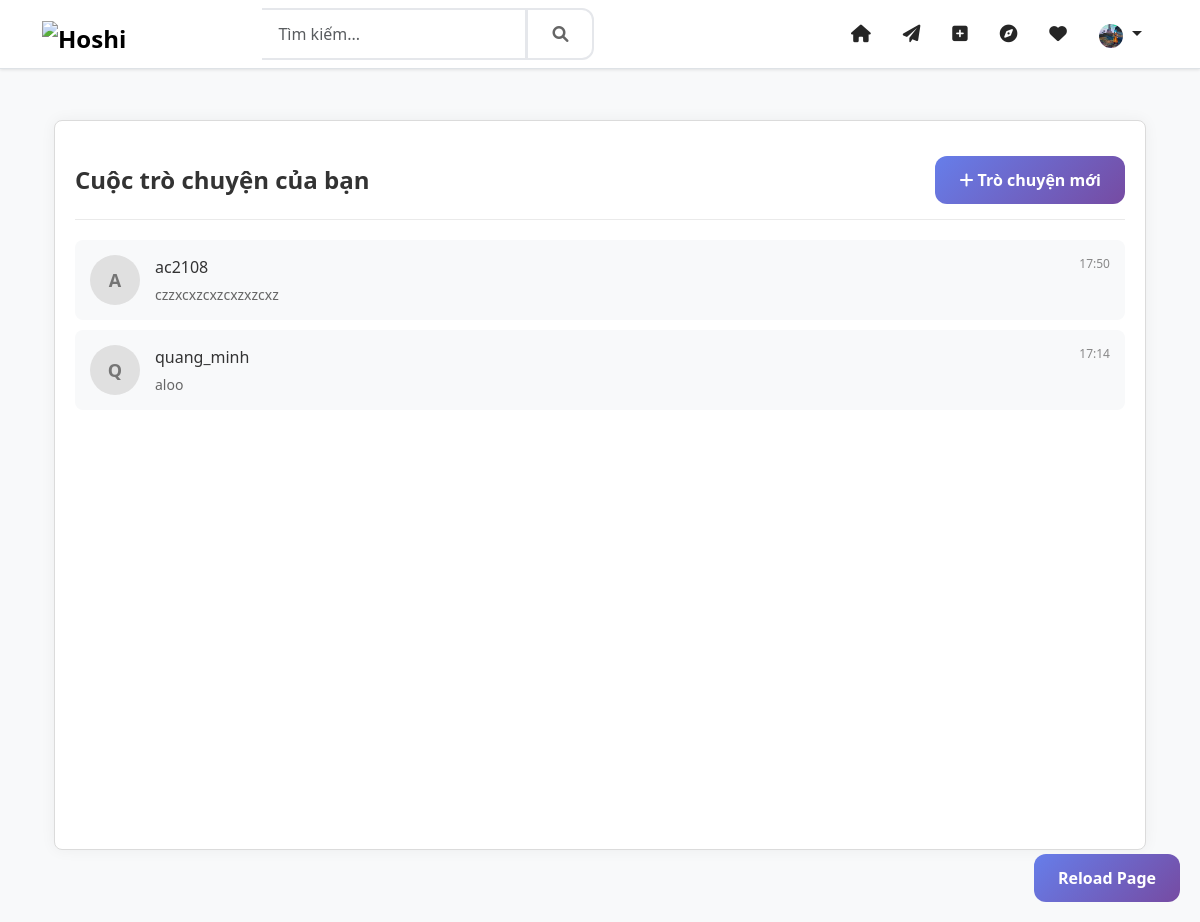
The page /chat/conversations/ (signed in) on the database its author committed.
### accounts/models.py (models this page shows, shortened)
class User(AbstractUser):
    email = models.EmailField(_('email address'), unique=True)
    phone_number = PhoneNumberField(_('phone number'), blank=True, null=True, unique=True)
    avatar = ProcessedImageField(upload_to='avatars',
                               processors=[ResizeToFill(300, 300)],
                               format='JPEG',
                               options={'quality': 90},
                               blank=True,
                               null=True)
    bio = models.TextField(_('bio'), max_length=500, blank=True)
    website = models.URLField(_('website'), max_length=200, blank=True)
    birth_date = models.DateField(_('birth date'), null=True, blank=True)
    gender = models.CharField(_('gender'), max_length=10, choices=[
        ('M', _('Male')),
        ('F', _('Female')),
        ('O', _('Other')),
    ], blank=True)
    is_private = models.BooleanField(_('private account'), default=False)
    _is_verified = models.BooleanField(_('verified account'), default=False, db_column='is_verified')
    created_at = models.DateTimeField(auto_now_add=True)
    updated_at = models.DateTimeField(auto_now=True)
    is_suspended = models.BooleanField(_('suspended account'), default=False)
    suspension_reason = models.TextField(_('suspension reason'), blank=True, null=True)
    suspension_end_date = models.DateTimeField(_('suspension end date'), blank=True, null=True)
    facebook = models.URLField(_('facebook'), max_length=200, blank=True)
    twitter = models.URLField(_('twitter'), max_length=200, blank=True)
    instagram = models.URLField(_('instagram'), max_length=200, blank=True)
    linkedin = models.URLField(_('linkedin'), max_length=200, blank=True)
    push_notifications = models.BooleanField(_('push notifications'), default=False)
    email_notifications = models.BooleanField(_('email notifications'), default=False)
    like_notifications = models.BooleanField(_('like notifications'), default=False)
    comment_notifications = models.BooleanField(_('comment notifications'), default=False)
    follow_notifications = models.BooleanField(_('follow notifications'), default=False)
    mention_notifications = models.BooleanField(_('mention notifications'), default=False)
    message_notifications = models.BooleanField(_('message notifications'), default=False)
    private_account = models.BooleanField(_('private account'), default=False)
    hide_activity = models.BooleanField(_('hide activity status'), default=False)
    block_messages = models.BooleanField(_('block messages from non-followers'), default=False)
    two_factor_auth = models.BooleanField(_('two-factor authentication'), default=False)
    followers = models.ManyToManyField('self',
                                     through='UserFollowing',
                                     related_name='following',
                                     symmetrical=False)
    blocked_users = models.ManyToManyField('self',
                                     through='UserBlock',
                                     related_name='blocked_by',
                                     symmetrical=False)
    history = HistoricalRecords()
    @property
    def is_verified(self):
        """Ensure is_verified always returns a boolean value"""
        if isinstance(self._is_verified, bool):
            return self._is_verified
        return False
    @is_verified.setter
    def is_verified(self, value):
        """Ensure is_verified is always stored as a boolean value"""
        if isinstance(value, bool):
            self._is_verified = value
        else:
            self._is_verified = False
    class Meta:
        verbose_name = _('user')
        verbose_name_plural = _('users')
    def get_avatar_url(self):
        if self.avatar:
            return self.avatar.url

### chat/models.py (models this page shows, shortened)
class Conversation(models.Model):
    participants = models.ManyToManyField(settings.AUTH_USER_MODEL, through='ConversationParticipant', related_name='conversations')
    created_at = models.DateTimeField(auto_now_add=True)
    updated_at = models.DateTimeField(auto_now=True)
    last_message_time = models.DateTimeField(default=timezone.now)
    def get_other_participant(self, user=None):
        if user:
            return self.participants.exclude(id=user.id).first()
        else:
            first_user = self.participants.first()
            if first_user:
                return self.participants.exclude(id=first_user.id).first()
            return None
    def get_last_message(self):
        return self.messages.order_by('-created_at').first()

class ConversationMessage(models.Model):
    conversation = models.ForeignKey(Conversation, on_delete=models.CASCADE, related_name='messages', null=True)
    sender = models.ForeignKey(settings.AUTH_USER_MODEL, on_delete=models.CASCADE, related_name='sent_messages', null=True)
    content = models.TextField(blank=True, null=True)
    text = models.TextField(blank=True, null=True)
    created_at = models.DateTimeField(auto_now_add=True)
    updated_at = models.DateTimeField(auto_now=True, null=True)
    is_read = models.BooleanField(default=False)
    isread = models.BooleanField(default=False)
    class Meta:
        ordering = ['created_at']

### chat/views.py (the view)
# urls.py: path('conversations/', views.conversation_list, name='conversation_list'),
@login_required
def conversation_list(request):
    user = request.user
    from accounts.models import UserBlock
    blocked_users = UserBlock.objects.filter(blocker=user).values_list('blocked_id', flat=True)
    blocking_users = UserBlock.objects.filter(blocked=user).values_list('blocker_id', flat=True)
    blocked_user_ids = list(blocked_users) + list(blocking_users)
    all_conversations = Conversation.objects.filter(participants=user).order_by('-last_message_time')
    for conversation in all_conversations:
        other_participant = conversation.get_other_participant(user)
        conversation.is_blocked = other_participant.id in blocked_user_ids
    context = {
        'conversations': all_conversations
    }
    return render(request, 'chat/conversation_list.html', context)

### templates/chat/conversation_list.html (shortened to what this page needs)
{% extends 'base/base.html' %}
{% load static %}
{% block content %}
<div class="container py-4">
  <div class="chat-container">
    <div class="chat-header">
      <div class="d-flex justify-content-between align-items-center">
        <h4>Cuộc trò chuyện của bạn</h4>
        <a href="{% url 'chat:start_conversation' %}" class="btn btn-primary">
          <i class="fas fa-plus"></i> Trò chuyện mới
        </a>
      </div>
    </div>
    <div class="conversation-list">
      {% if conversations %}
        {% for conversation in conversations %}
          {% with other_user=conversation.get_other_participant user=request.user %}
          <div class="conversation-wrapper" id="conversation-{{ conversation.id }}">
            <a href="{% url 'chat:conversation_detail' conversation.id %}" class="conversation-item">
              <div class="conversation-avatar">
                {% if other_user.profile.avatar %}
                  <img src="{{ other_user.profile.avatar.url }}" alt="{{ other_user.username }}">
                {% else %}
                  {{ other_user.username|first|upper }}
                {% endif %}
              </div>
              <div class="conversation-info">
                <div class="conversation-name">
                  <span>{{ other_user.username }}</span>
                  <span class="conversation-time">
                    {{ conversation.last_message_time|date:"H:i" }}
                  </span>
                </div>
                <div class="conversation-last-message">
                  {% if conversation.is_blocked %}
                  <span class="text-danger">
                    <i class="fas fa-ban"></i> Không thể gửi tin nhắn (Bị chặn)
                  </span>
                  {% else %}
                    {% with last_message=conversation.get_last_message %}
                      {% if last_message %}
                        {{ last_message.content|truncatechars:50 }}
                      {% else %}
                        <em>Chưa có tin nhắn</em>
                      {% endif %}
                    {% endwith %}
                  {% endif %}
                </div>
              </div>
            </a>
          </div>
          {% endwith %}
        {% endfor %}
      {% endif %}
    </div>
  </div>
</div>
{% endblock %}

### templates/base/base.html (shortened to what this page needs)
<!DOCTYPE html>
{% load static %}
{% load i18n %}
<html lang="vi">
<head>
    <link href="https://cdn.jsdelivr.net/npm/bootstrap@5.3.0/dist/css/bootstrap.min.css" rel="stylesheet">
    <link href="https://cdnjs.cloudflare.com/ajax/libs/font-awesome/6.0.0/css/all.min.css" rel="stylesheet">
    <link href="{% static 'css/style.css' %}" rel="stylesheet">
</head>
<body class="bg-light">
    <nav class="navbar navbar-expand-lg navbar-light bg-white border-bottom fixed-top">
        <div class="container">
            <a class="navbar-brand" href="{% url 'home' %}">
                <img src="{% static 'img/logo.png' %}" alt="Hoshi" height="30">
            </a>
            <div class="collapse navbar-collapse" id="navbarNav">
                <form class="d-flex mx-auto" action="{% url 'posts:search' %}" method="get">
                    <div class="input-group">
                        <input type="search" class="form-control" name="q" placeholder="Tìm kiếm...">
                        <button class="btn btn-outline-secondary" type="submit">
                            <i class="fas fa-search"></i>
                        </button>
                    </div>
                </form>
                <ul class="navbar-nav ms-auto">
                    {% if user.is_authenticated %}
                        <li class="nav-item">
                            <a class="nav-link" href="{% url 'home' %}">
                                <i class="fas fa-home"></i>
                            </a>
                        </li>
                        <li class="nav-item">
                            <a class="nav-link" href="{% url 'chat:conversation_list' %}">
                                <i class="fas fa-paper-plane"></i>
                            </a>
                        </li>
                        <li class="nav-item">
                            <a class="nav-link" href="{% url 'posts:create' %}">
                                <i class="fas fa-plus-square"></i>
                            </a>
                        </li>
                        <li class="nav-item">
                            <a class="nav-link" href="{% url 'posts:explore' %}">
                                <i class="fas fa-compass"></i>
                            </a>
                        </li>
                        <li class="nav-item">
                            <a class="nav-link position-relative" href="{% url 'notifications:list' %}">
                                <i class="fas fa-heart"></i>
                            </a>
                        </li>
                        <li class="nav-item dropdown">
                            <a class="nav-link dropdown-toggle" href="#" id="navbarDropdown" role="button" data-bs-toggle="dropdown">
                                {% if user.get_avatar_url %}
                                    <img src="{{ user.get_avatar_url }}"
                                         alt="{{ user.username }}"
                                         class="rounded-circle"
                                         width="24"
                                         height="24">
                                {% else %}
                                    <img src="{% static 'img/default-avatar.png' %}"
                                         alt="{{ user.username }}"
                                         class="rounded-circle"
                                         width="24"
                                         height="24">
                                {% endif %}
                            </a>
                        </li>
                    {% endif %}
                </ul>
            </div>
        </div>
    </nav>
    <main class="container py-5 mt-5">
        {% block content %}{% endblock %}
    </main>
</body>
</html>

### static/css/style.css (style rules this page uses)
:root { --primary-color: #405de6; --secondary-color: #5851db; --text-color: #262626; --light-text-color: #8e8e8e; --border-color: #dbdbdb; --background-color: #fafafa; }
body { font-family: -apple-system, BlinkMacSystemFont, "Segoe UI", Roboto, Helvetica, Arial, sans-serif; color: var(--text-color); background-color: var(--background-color); min-height: 100vh; display: flex; flex-direction: column; }
main { flex: 1; }
a { color: var(--primary-color); text-decoration: none; }
.btn-primary { background-color: #0d6efd; border-color: #0d6efd; }
.navbar { box-shadow: 0 1px 3px rgba(0, 0, 0, 0.1); margin-bottom: 2rem; }
.navbar-brand { font-size: 1.5rem; font-weight: bold; }
.navbar-brand img { max-height: 30px; }
.nav-link { color: var(--text-color) !important; font-size: 1.1rem; padding: 0.5rem 1rem !important; }
.chat-container { display: flex; height: 500px; background: #fff; border: 1px solid var(--border-color); border-radius: 3px; }
.chat-header { padding: 1rem; border-bottom: 1px solid var(--border-color); }
.chat-container { height: 500px; display: flex; flex-direction: column; }
body { background: #f0f2f5; font-family: system-ui, -apple-system, "Segoe UI", Roboto, "Helvetica Neue", "Noto Sans", "Liberation Sans", Arial, sans-serif; }
.form-control { border: 2px solid #e5e7eb; border-radius: 12px; padding: 12px 16px; font-size: 16px; transition: all 0.2s; }
.input-group .form-control { border-left: none; border-radius: 0 12px 12px 0; }
.btn { font-weight: 600; padding: 12px 24px; border-radius: 12px; transition: all 0.2s; }
.btn-primary { background: linear-gradient(135deg, #667eea 0%, #764ba2 100%); border: none; }
.btn-outline-secondary { border: 2px solid #e5e7eb; color: #666; }

### templates/chat/conversation_list.html (style rules this page uses)
.chat-container { display: flex; flex-direction: column; height: calc(100vh - 70px); background: #ffffff; border-radius: 8px; box-shadow: 0 0 15px rgba(0, 0, 0, 0.05); overflow: hidden; padding: 20px; }
.chat-header { padding: 15px 0; border-bottom: 1px solid #eaeaea; margin-bottom: 20px; }
.chat-header h4 { margin: 0; font-weight: 600; color: #333; }
.conversation-list { flex: 1; overflow-y: auto; }
.conversation-item { display: flex; align-items: center; padding: 15px; border-radius: 8px; margin-bottom: 10px; transition: all 0.2s; background: #f8f9fa; text-decoration: none; color: #333; position: relative; }
.conversation-avatar { width: 50px; height: 50px; border-radius: 50%; margin-right: 15px; position: relative; background-color: #e0e0e0; display: flex; align-items: center; justify-content: center; font-size: 18px; font-weight: bold; color: #757575; }
.conversation-info { flex: 1; min-width: 0; }
.conversation-name { font-weight: 500; margin: 0 0 5px; display: flex; justify-content: space-between; }
.conversation-last-message { font-size: 14px; color: #666; white-space: nowrap; overflow: hidden; text-overflow: ellipsis; }
.conversation-time { font-size: 12px; color: #888; }
.conversation-wrapper { position: relative; width: 100%; }

### rows shown on the page
User: get_avatar_url (picture)
Conversation: get_other_participant.username|first "A", get_other_participant.username "ac2108", last_message_time "17:50", get_last_message.content "czzxcxzcxzcxzxzcxz"
Conversation: get_other_participant.username|first "Q", get_other_participant.username "quang_minh", last_message_time "17:14", get_last_message.content "aloo"
